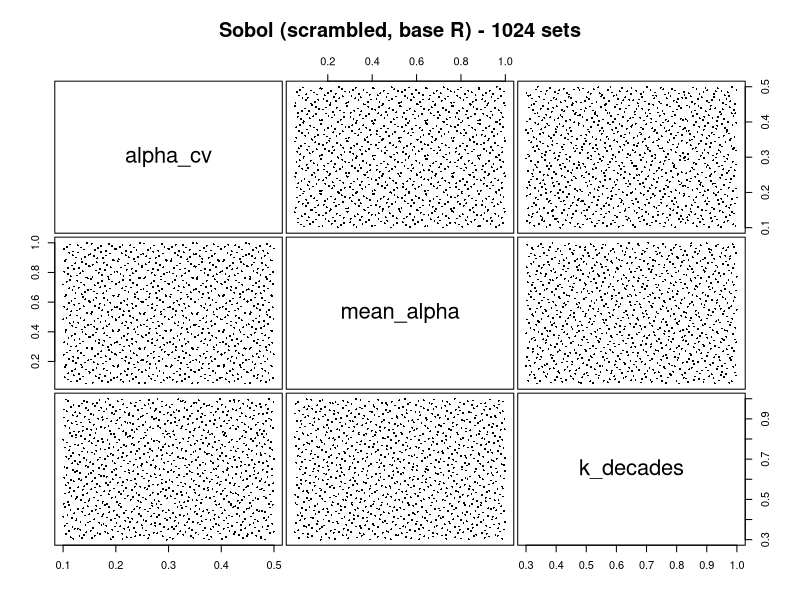

Here is the R script that generated this plot:
# =========================================================================
# 00_make_design.R
#
# Space-filling design over the community-level parameters, one row per
# parameter set. Species-level traits (K, r and mu of each species) are
# drawn at random inside each set by 02_run_batch.R, so every set keeps
# its within-community variation. This script controls how the sets are
# spread over the community-level axes:
#
#   alpha_cv    spread of the alpha matrix (SD = cv * mean)        [0.10, 0.5]
#   mean_alpha  mean competition between species                   [0.05, 1.0]
#   k_decades   width of the log10 K range, centred on the K range
#               set in the submit script (1.0 = the full range;
#               smaller values make species more similar in K)     [0.3, 1.0]
#
# To drop a dimension, set its minimum equal to its maximum (for example
# K_DECADES_MIN = K_DECADES_MAX = 1 uses the full K range in every set).
#
# Method: scrambled Sobol sequence (random digital shift) implemented in
# base R, with Joe-Kuo direction numbers for up to 5 dimensions. Any block
# of 2^m consecutive rows starting at a multiple of 2^m (1-512, 513-1024,
# ...) is itself evenly spread, so a run can be split into array batches
# along those boundaries. Coverage checks are printed at the end.
#
# Usage: Rscript 00_make_design.R
#   Environment variables override the defaults:
#   N_SETS (1024), DESIGN_SEED (2026), DESIGN_OUT (design.csv),
#   ALPHA_CV_MIN/MAX, ALPHA_MEAN_MIN/MAX, K_DECADES_MIN/MAX
# =========================================================================

N_SETS      <- as.integer(Sys.getenv("N_SETS", "1024"))
DESIGN_SEED <- as.integer(Sys.getenv("DESIGN_SEED", "2026"))
DESIGN_OUT  <- Sys.getenv("DESIGN_OUT", "design.csv")

ranges <- list(
  alpha_cv   = c(as.numeric(Sys.getenv("ALPHA_CV_MIN", "0.1")),    as.numeric(Sys.getenv("ALPHA_CV_MAX", "0.5"))),
  mean_alpha = c(as.numeric(Sys.getenv("ALPHA_MEAN_MIN", "0.05")), as.numeric(Sys.getenv("ALPHA_MEAN_MAX", "1.0"))),
  k_decades  = c(as.numeric(Sys.getenv("K_DECADES_MIN", "0.3")),   as.numeric(Sys.getenv("K_DECADES_MAX", "1.0")))
)
d <- length(ranges)

# ---- scrambled Sobol sequence in base R ---------------------------------
sobol_points <- function(n, d, seed = 1L, bits = 30L) {
  JK <- list(NULL,
             list(s = 1L, a = 0L, m = 1L),
             list(s = 2L, a = 1L, m = c(1L, 3L)),
             list(s = 3L, a = 1L, m = c(1L, 3L, 1L)),
             list(s = 3L, a = 2L, m = c(1L, 1L, 1L)))
  if (d > 5) stop("this Sobol generator supports up to 5 dimensions")
  V <- matrix(0L, nrow = bits, ncol = d)
  for (j in seq_len(d)) {
    m <- numeric(bits)
    if (j == 1) {
      m[] <- 1
    } else {
      s <- JK[[j]]$s; a <- JK[[j]]$a
      m[seq_len(s)] <- JK[[j]]$m
      for (i in (s + 1):bits) {
        mi <- bitwXor(as.integer(2^s * m[i - s]), as.integer(m[i - s]))
        for (k in seq_len(s - 1L)) {
          if (bitwAnd(bitwShiftR(a, s - 1L - k), 1L) == 1L) mi <- bitwXor(mi, as.integer(2^k * m[i - k]))
        }
        m[i] <- mi
      }
    }
    V[, j] <- as.integer(m * 2^(bits - seq_len(bits)))
  }
  pts <- matrix(0L, nrow = n, ncol = d)
  x <- integer(d)
  if (n > 1) for (k in 1:(n - 1)) {
    cpos <- 1L; kk <- k - 1L
    while (bitwAnd(kk, 1L) == 1L) { kk <- bitwShiftR(kk, 1L); cpos <- cpos + 1L }
    x <- bitwXor(x, V[cpos, ])
    pts[k + 1, ] <- x
  }
  set.seed(seed)                                   # random digital shift
  shift <- as.integer(floor(runif(d) * 2^bits))
  for (j in seq_len(d)) pts[, j] <- bitwXor(pts[, j], shift[j])
  pts / 2^bits
}

# Fall back to a Latin hypercube if there are more dimensions than the
# Sobol generator supports
if (d <= 5) {
  method <- "Sobol (scrambled, base R)"
  u <- sobol_points(N_SETS, d, seed = DESIGN_SEED)
} else {
  method <- "Latin hypercube"
  set.seed(DESIGN_SEED)
  u <- sapply(seq_len(d), function(j) (sample.int(N_SETS) - runif(N_SETS)) / N_SETS)
}
u <- matrix(u, nrow = N_SETS, ncol = d)

design <- data.frame(set_id = seq_len(N_SETS))
for (j in seq_len(d)) {
  nm <- names(ranges)[j]
  design[[nm]] <- ranges[[nm]][1] + u[, j] * (ranges[[nm]][2] - ranges[[nm]][1])
}
write.csv(design, DESIGN_OUT, row.names = FALSE)

cat("Method:", method, "\n")
cat("Wrote", N_SETS, "parameter sets to", DESIGN_OUT, "\n\n")
print(summary(design[, names(ranges)]))
cat("\nCorrelations between dimensions (should be near 0):\n")
print(round(cor(design[, names(ranges)]), 3))

# Coverage check: points per cell on an 8 x 8 grid for each pair of
# dimensions (ideal: N_SETS / 64 per cell)
cat("\nPoints per cell on an 8 x 8 grid, per pair (ideal", N_SETS / 64, "each):\n")
for (pr in combn(d, 2, simplify = FALSE)) {
  tab <- table(floor(u[, pr[1]] * 8), floor(u[, pr[2]] * 8))
  cat(sprintf("  %-10s x %-10s min %d, max %d\n", names(ranges)[pr[1]], names(ranges)[pr[2]], min(tab), max(tab)))
}

# Pairwise scatterplot of the design (skipped quietly if no graphics device)
try({
  png(sub("\\.csv$", "_check.png", DESIGN_OUT), width = 1200, height = 1200, res = 150, type = "cairo")
  pairs(design[, names(ranges)], pch = 16, cex = 0.4, gap = 0.3,
        main = paste(method, "-", N_SETS, "sets"))
  dev.off()
}, silent = TRUE)
